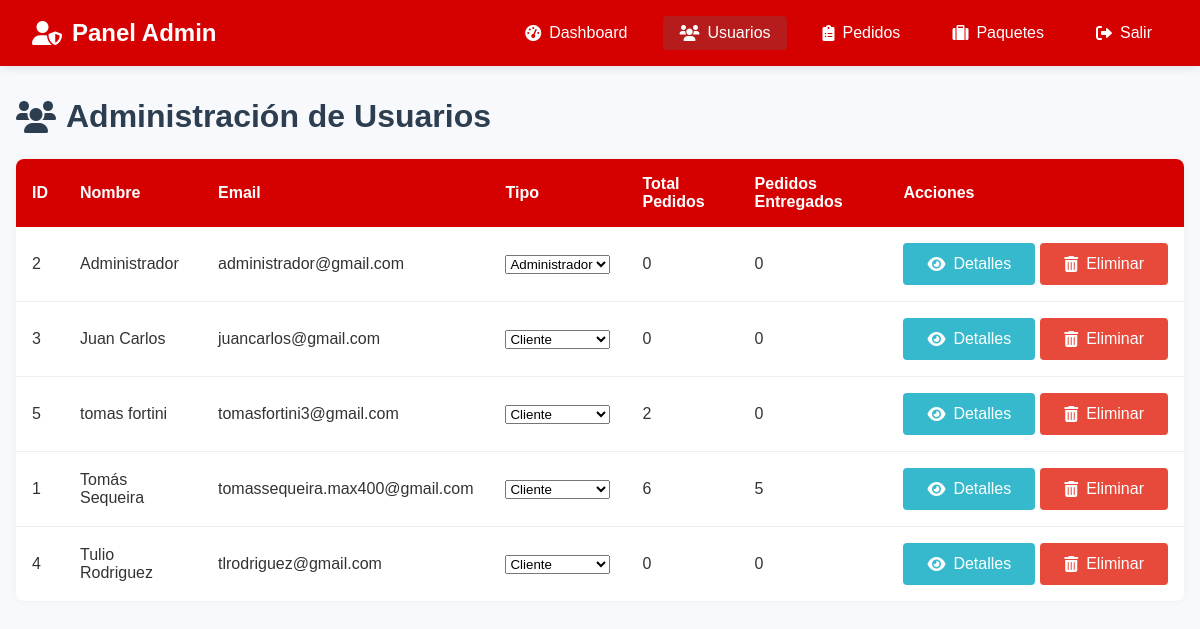
/admin_usuarios.php (signed in), run on the app's committed database.
### tables this page shows
CREATE TABLE `usuarios` (
  `id` int(11) NOT NULL,
  `email` varchar(100) NOT NULL,
  `password` varchar(255) NOT NULL,
  `tipo` enum('cliente','admin') NOT NULL,
  `nombre` varchar(100) DEFAULT NULL
);

### admin_usuarios.php (the view, shortened to what this page needs)
<?php
require_once 'conexion.php';
$usuarios = [];
$query = "SELECT u.id, u.nombre, u.email, u.tipo,
                 COUNT(c.id) as total_pedidos,
                 SUM(CASE WHEN c.estado_id = 3 THEN 1 ELSE 0 END) as pedidos_entregados
          FROM usuarios u
          LEFT JOIN compras c ON u.id = c.usuario_id
          GROUP BY u.id
          ORDER BY u.nombre";
$result = $conexion->query($query);
if ($result) {
    $usuarios = $result->fetch_all(MYSQLI_ASSOC);
}
?>
<!DOCTYPE html>
<html lang="es">
<head>
    <link rel="stylesheet" href="styles.css">
    <link rel="stylesheet" href="https://cdnjs.cloudflare.com/ajax/libs/font-awesome/6.0.0-beta3/css/all.min.css">
</head>
<body>
    <header>
        <nav class="navbar">
            <div class="navbar-brand">
                <i class="fas fa-user-shield"></i> Panel Admin
            </div>
            <div class="navbar-links">
                <a href="admin.php"><i class="fas fa-tachometer-alt"></i> Dashboard</a>
                <a href="admin_usuarios.php" class="active"><i class="fas fa-users"></i> Usuarios</a>
                <a href="admin_pedidos.php"><i class="fas fa-clipboard-list"></i> Pedidos</a>
                <a href="admin_productos.php"><i class="fas fa-suitcase"></i> Paquetes</a>
                <a href="logout.php"><i class="fas fa-sign-out-alt"></i> Salir</a>
            </div>
        </nav>
    </header>
    <main class="admin-container">
        <h1 class="admin-title"><i class="fas fa-users"></i> Administración de Usuarios</h1>
        <div class="table-responsive">
            <table class="admin-table">
                <thead>
                    <tr>
                        <th>ID</th>
                        <th>Nombre</th>
                        <th>Email</th>
                        <th>Tipo</th>
                        <th>Total Pedidos</th>
                        <th>Pedidos Entregados</th>
                        <th>Acciones</th>
                    </tr>
                </thead>
                <tbody>
                    <?php if (empty($usuarios)): ?>
                        <tr>
                            <td colspan="7" class="text-center">No hay usuarios registrados</td>
                        </tr>
                    <?php else: ?>
                        <?php foreach ($usuarios as $usuario): ?>
                        <tr>
                            <td><?= htmlspecialchars($usuario['id']) ?></td>
                            <td><?= htmlspecialchars($usuario['nombre']) ?></td>
                            <td><?= htmlspecialchars($usuario['email']) ?></td>
                            <td>
                                <form method="POST" class="form-inline">
                                    <select name="nuevo_rol" class="form-select" onchange="this.form.submit()">
                                        <option value="cliente" <?= $usuario['tipo'] == 'cliente' ? 'selected' : '' ?>>Cliente</option>
                                        <option value="admin" <?= $usuario['tipo'] == 'admin' ? 'selected' : '' ?>>Administrador</option>
                                    </select>
                                </form>
                            </td>
                            <td><?= $usuario['total_pedidos'] ?></td>
                            <td><?= $usuario['pedidos_entregados'] ?></td>
                            <td>
                                <div class="action-buttons">
                                    <a href="admin_usuario_detalle.php?id=<?= $usuario['id'] ?>" class="btn btn-sm btn-info" title="Ver detalles" onclick="viewUserDetails(<?= $usuario['id'] ?>)">
                                        <i class="fas fa-eye"></i> Detalles
                                    </a>
                                    <form method="POST" onsubmit="return confirm('¿Eliminar este usuario?')">
                                        <button type="submit" name="eliminar_usuario" class="btn btn-sm btn-danger">
                                            <i class="fas fa-trash-alt"></i> Eliminar
                                        </button>
                                    </form>
                                </div>
                            </td>
                        </tr>
                        <?php endforeach; ?>
                    <?php endif; ?>
                </tbody>
            </table>
        </div>
    </main>
</body>
</html>

### styles.css (style rules this page uses)
:root { --primary: #d50000; --primary-dark: #b71c1c; --secondary: #4e73df; --success: #1cc88a; --warning: #f6c23e; --danger: #e74a3b; --light: #f8f9fc; --dark: #5a5c69; }
body { font-family: 'Nunito', sans-serif; background-color: #f8f9fc; margin: 0; padding: 0; color: #333; }
.navbar { background-color: var(--primary); padding: 1rem 2rem; display: flex; justify-content: space-between; align-items: center; box-shadow: 0 2px 10px rgba(0,0,0,0.1); }
.navbar-brand { color: white; font-size: 1.5rem; font-weight: bold; display: flex; align-items: center; gap: 10px; }
.navbar-links { display: flex; gap: 20px; }
.navbar a { color: white; text-decoration: none; padding: 0.5rem 1rem; border-radius: 4px; transition: all 0.3s; display: flex; align-items: center; gap: 8px; }
.navbar a:hover, .navbar a.active { background-color: var(--primary-dark); }
.admin-container { max-width: 1200px; margin: 2rem auto; padding: 0 1rem; }
.admin-title { color: var(--dark); display: flex; align-items: center; gap: 10px; margin-bottom: 1.5rem; }
.admin-table { width: 100%; border-collapse: collapse; background-color: white; border-radius: 8px; overflow: hidden; box-shadow: 0 0 10px rgba(0,0,0,0.05); }
.admin-table th { background-color: var(--primary); color: white; padding: 1rem; text-align: left; }
.admin-table td { padding: 1rem; border-bottom: 1px solid #eee; }
.admin-table tr:last-child td { border-bottom: none; }
.btn { display: inline-flex; align-items: center; gap: 8px; padding: 0.5rem 1rem; border-radius: 4px; text-decoration: none; color: white; font-weight: 500; transition: all 0.3s; border: none; cursor: pointer; font-size: 0.9rem; }
.btn-sm { padding: 0.35rem 0.75rem; font-size: 0.85rem; }
.btn-info { background-color: #36b9cc; }
.btn-danger { background-color: var(--danger); }
.form-inline { display: flex; gap: 8px; align-items: center; }
.action-buttons { display: flex; gap: 5px; }
.admin-title { color: #2c3e50; margin-bottom: 1.5rem; display: flex; align-items: center; gap: 10px; }
.btn { padding: 0.75rem 1.5rem; border: none; border-radius: 4px; font-size: 1rem; cursor: pointer; transition: all 0.3s; display: inline-flex; align-items: center; gap: 8px; }

### data on the page
usuarios: id "2", nombre "Administrador", email "administrador@gmail.com", nuevo_rol "Administrador", total_pedidos "0", pedidos_entregados "0"
usuarios: id "3", nombre "Juan Carlos", email "juancarlos@gmail.com", nuevo_rol "Cliente", total_pedidos "0", pedidos_entregados "0"
usuarios: id "5", nombre "tomas fortini", email "tomasfortini3@gmail.com", nuevo_rol "Cliente", total_pedidos "2", pedidos_entregados "0"
usuarios: id "1", nombre "Tomás Sequeira", email "tomassequeira.max400@gmail.com", nuevo_rol "Cliente", total_pedidos "6", pedidos_entregados "5"
usuarios: id "4", nombre "Tulio Rodriguez", email "tlrodriguez@gmail.com", nuevo_rol "Cliente", total_pedidos "0", pedidos_entregados "0"
